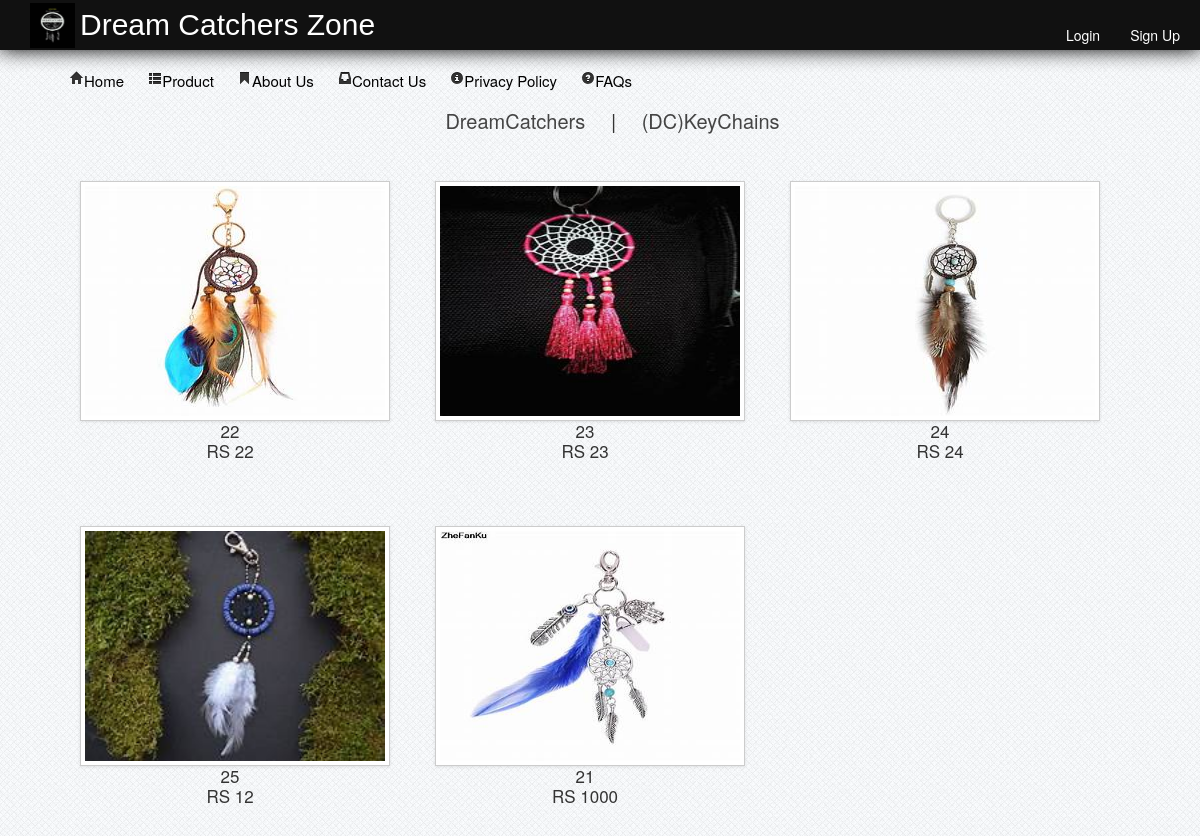
The app's page /KeyChain.php with its own data.
### tables this page shows
CREATE TABLE `product` (
  `product_id` int(11) NOT NULL,
  `product_name` varchar(50) NOT NULL,
  `product_price` varchar(50) NOT NULL,
  `product_image` varchar(500) NOT NULL,
  `category` varchar(250) NOT NULL
);

### KeyChain.php (the view, shortened to what this page needs)
<?php
	include("function/customer_signup.php");
?>
<!DOCTYPE html>
<html>
<head>
	<link rel = "stylesheet" type = "text/css" href="css/style.css" media="all">
	<link rel="stylesheet" type="text/css" href="css/bootstrap.css">
</head>
<body>
	<div id="header">
		<img src="img/DClogo.jpg">
		<label>Dream Catchers Zone</label>
			<ul>
				<li><a href="#signup"   data-toggle="modal">Sign Up</a></li>
				<li><a href="#login"   data-toggle="modal">Login</a></li>
			</ul>
	</div>
	<br>
<div id="container">
	<div class="nav">
			 <ul>
				<li><a href="index.php"><i class="icon-home"></i>Home</a></li>
				<li><a href="product.php"><i class="icon-th-list"></i>Product</a>
				<li><a href="aboutus.php"><i class="icon-bookmark"></i>About Us</a></li>
				<li><a href="contactus.php"><i class="icon-inbox"></i>Contact Us</a></li>
				<li><a href="privacy.php"><i class="icon-info-sign"></i>Privacy Policy</a></li>
				<li><a href="faqs.php"><i class="icon-question-sign"></i>FAQs</a></li>
			</ul>
	</div>
	<div class="nav1">
		<ul>
			<li><a href="product.php">DreamCatchers</a></li>
			<li>|</li>
			<li><a href="KeyChain.php">(DC)KeyChains</a></li>
		</ul>
	</div>
	<div id="content">
		<br />
		<br />
		<div id="product">
			<?php
				$query = $conn->query("SELECT *FROM product WHERE category='small' ORDER BY product_id DESC") or die (mysqli_error());
					while($fetch = $query->fetch_array())
						{
						$pid = $fetch['product_id'];
						$query1 = $conn->query("SELECT * FROM stock WHERE product_id = '$pid'") or die (mysqli_error());
						$rows = $query1->fetch_array();
						$qty = $rows['qty'];
						if($qty <= 5){
						}else{
							echo "<div class='float'>";
							echo "<center>";
							echo "<a href='details.php?id=".$fetch['product_id']."'><img class='img-polaroid' src='photo/".$fetch['product_image']."' height = '300px' width = '300px'></a>";
							echo "".$fetch['product_name']."";
							echo "<br />";
							echo "RS ".$fetch['product_price']."";
							echo "<br />";
							echo "</center>";
							echo "</div>";
						}
						}
			?>
		</div>
	</div>
		<br />
</div>
	<br />
</body>
</html>

### css/style.css (style rules this page uses)
body { background:url(../images/bg.png) repeat scroll left top #e7ebf2; }
#header { height:50px; width:100%; background-color:#111; color:#fff; text-indent:10px; -webkit-box-shadow:0px 0px 20px 0px black; -moz-box-shadow:0px 0px 20px 0px black; box-shadow:0px 0px 20px 0px black; }
#header img { position:absolute; height:45px; width:45px; margin-left:20px; margin-top:2.5px; }
#header label { position:relative; top:15px; color:#fff; text-indent:80px; font-size:30px; clear:both; font-family:arial; }
#header ul { list-style-type:none; position:relative; }
#header ul li { display:inline; position:relative; float:right; margin-right:20px; }
#header ul li a { text-decoration:none; color:#fff; }
#container { margin:auto; width:1150px; }
#content { top:10px; }
.nav { text-indent:10px; font-size:15px; }
.nav ul li { display:inline; position:relative; }
.nav ul li a { text-decoration:none; color:#000; }
.nav li a { padding:10px; }
.nav1 { font-size:20px; text-decoration:none; text-align:center; }
.nav1 ul li { padding:10px; display:inline; }
.nav1 ul li a { text-decoration:none; color:#444; }
#product { position:relative; width:1150px; height:auto; }
.float { width:300px; height:330px; float:left; margin-left:55px; margin-bottom:15px; font-size:17px; }
.float img { width:300px; height:230px; }

### records on screen
product: product_image (picture), product_name "22", product_price "22"
product: product_image (picture), product_name "23", product_price "23"
product: product_image (picture), product_name "24", product_price "24"
product: product_image (picture), product_name "25", product_price "12"
product: product_image (picture), product_name "21", product_price "1000"
